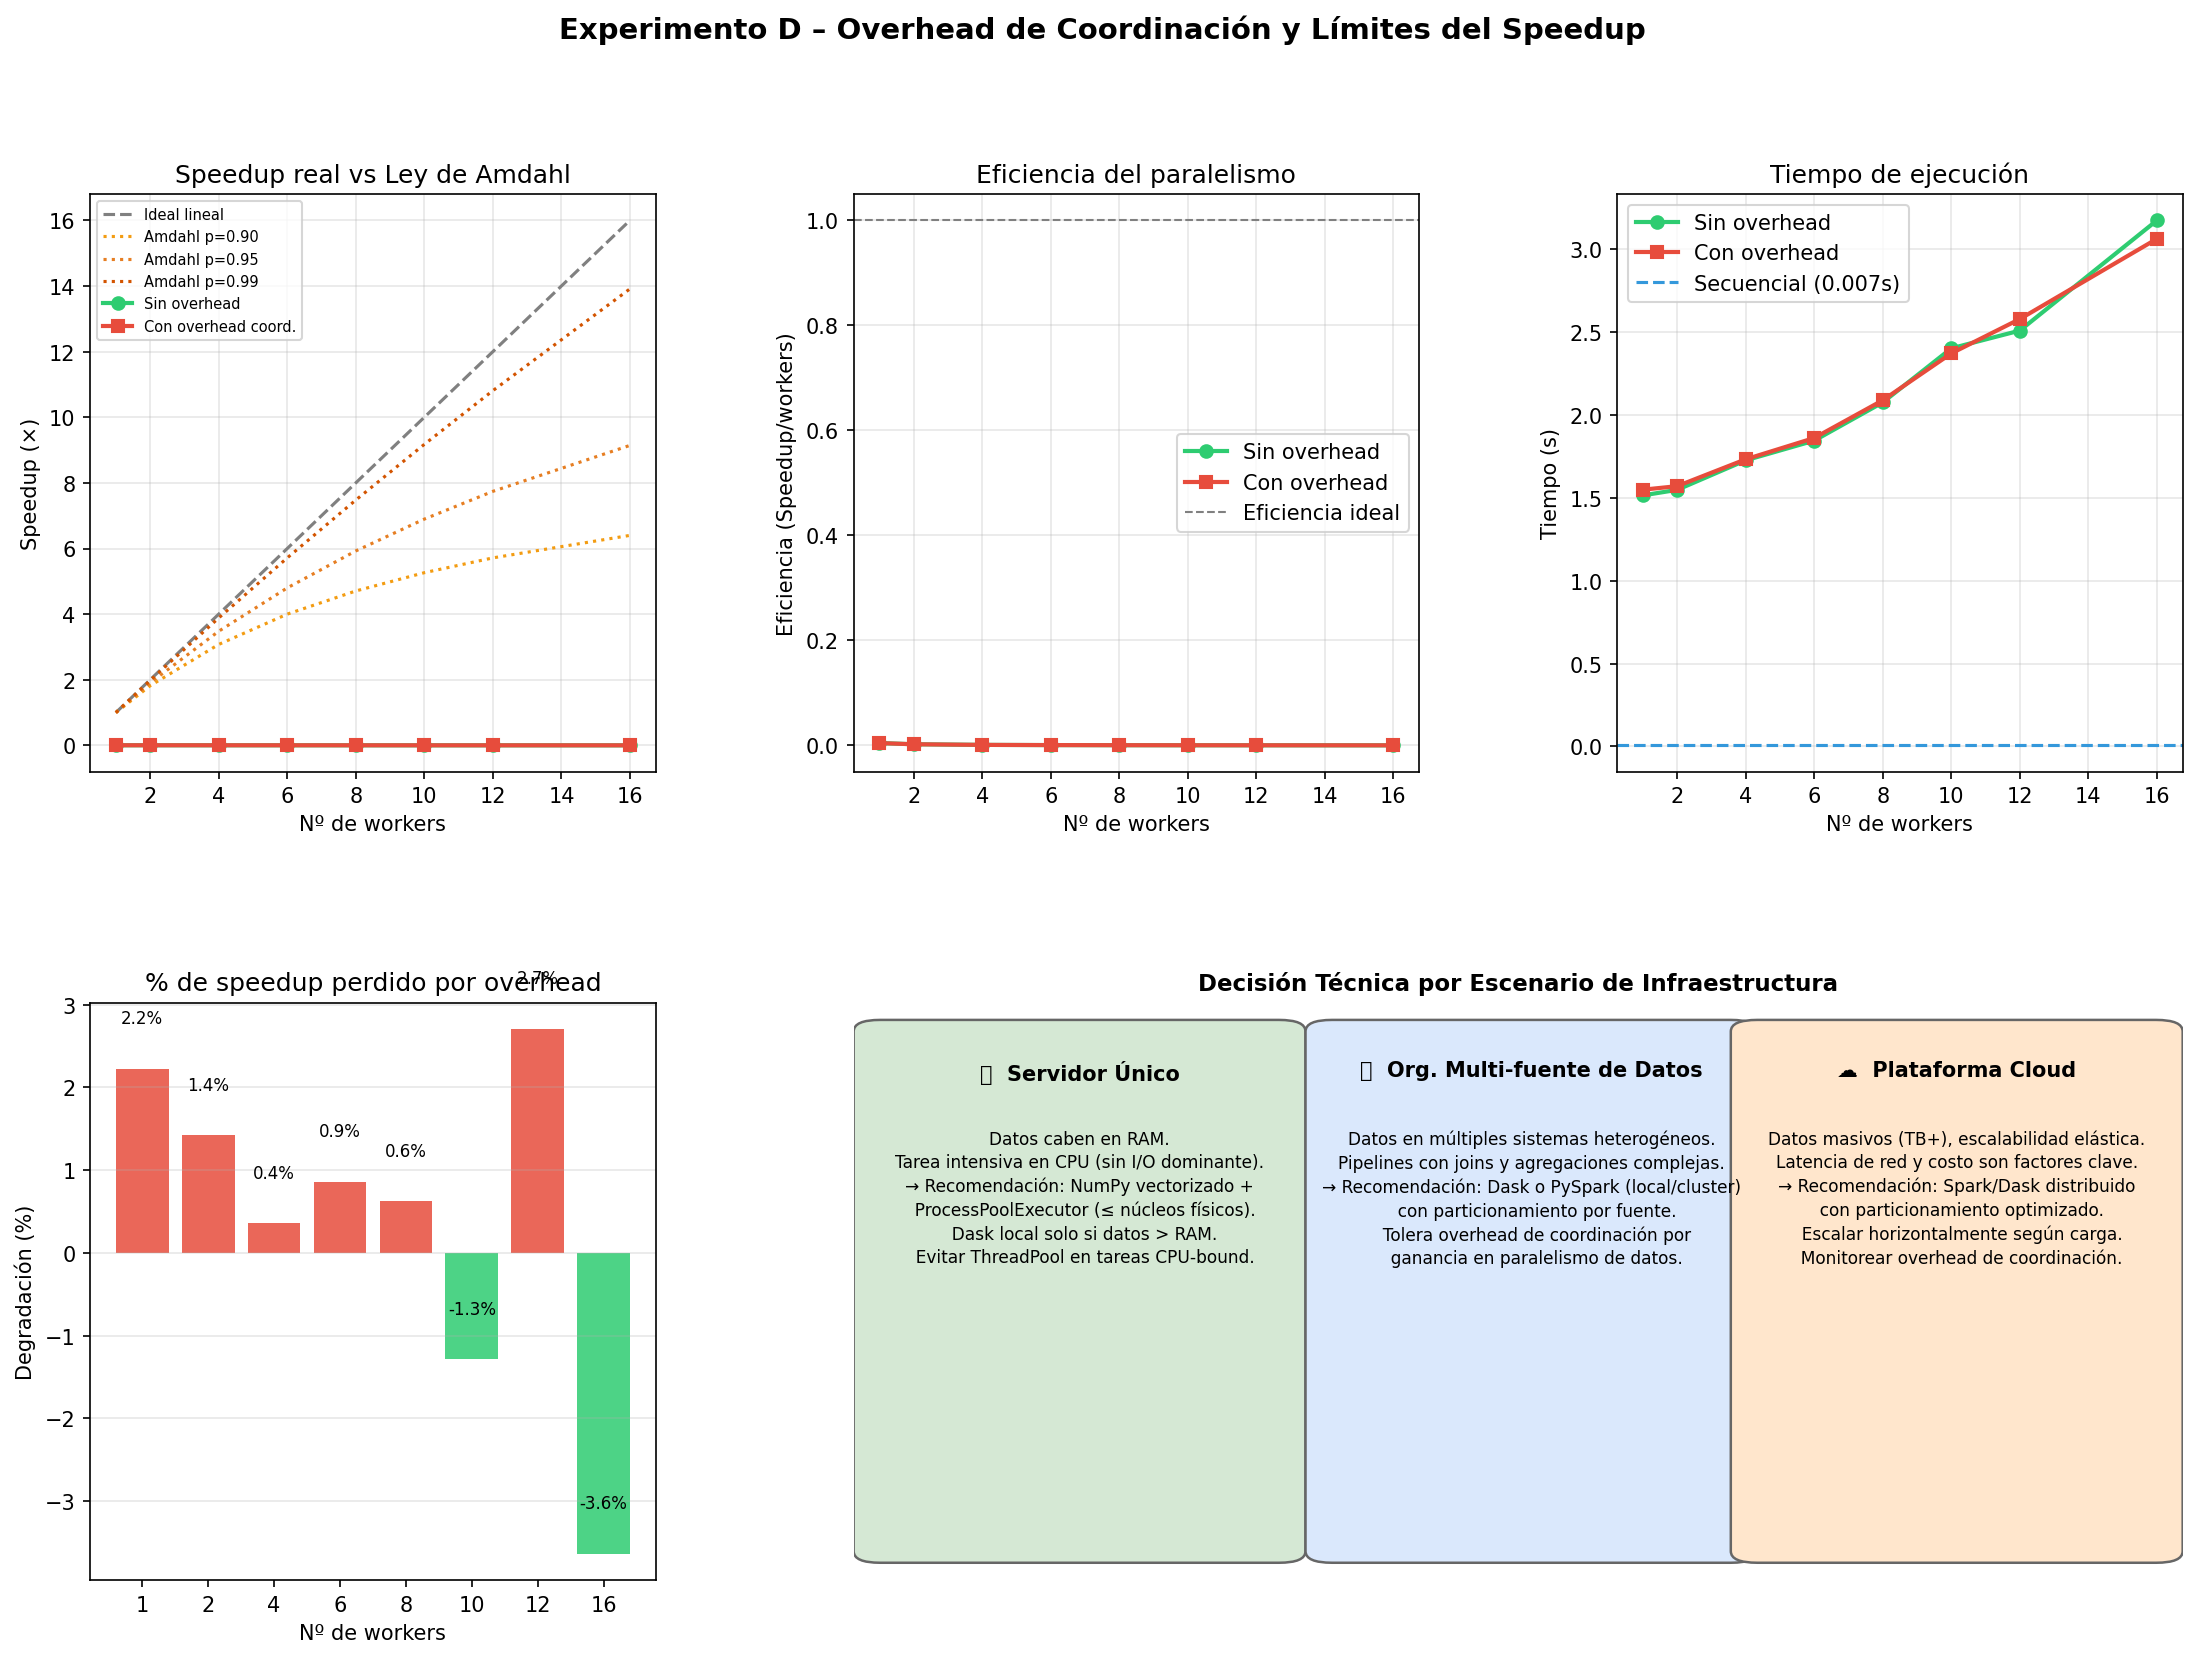

Source code (Python):
import time
import numpy as np
import pandas as pd
import multiprocessing as mp
import matplotlib.pyplot as plt
import matplotlib.patches as mpatches
import warnings
warnings.filterwarnings("ignore")



N_REPETICIONES = 3
WORKERS_RANGE   = [1, 2, 4, 6, 8, 10, 12, 16]
TAMANIO_DATOS   = 1_000_000   # elementos por experimento




def tarea_cpu_pura(args):
    """Tarea CPU-bound: cálculo intensivo sin overhead de comunicación."""
    bloque, _ = args
    arr = np.array(bloque, dtype=np.float64)
    resultado = np.sum(np.sqrt(np.abs(arr)) + arr ** 2)
    return resultado


def tarea_con_overhead(args):
   
    bloque, overhead_factor = args
    # Simular serialización/deserialización
    arr = np.array(bloque, dtype=np.float64)
    time.sleep(overhead_factor * len(arr) * 1e-8)   # overhead de coordinación
    resultado = np.sum(np.sqrt(np.abs(arr)) + arr ** 2)
    time.sleep(overhead_factor * len(arr) * 5e-9)   # overhead de resultado
    return resultado




def ejecutar_pipeline(datos, n_workers, overhead_factor=0.0):
    bloques = np.array_split(datos, n_workers)
    args = [(b.tolist(), overhead_factor) for b in bloques]

    if overhead_factor == 0.0:
        fn = tarea_cpu_pura
    else:
        fn = tarea_con_overhead

    with mp.Pool(processes=n_workers) as pool:
        resultados = pool.map(fn, args)
    return sum(resultados)


def tiempo_secuencial_base(datos):
    
    arr = np.asarray(datos, dtype=np.float64)
    return np.sum(np.sqrt(np.abs(arr)) + arr ** 2)


def medir(fn, *args, n=N_REPETICIONES):
    tiempos = []
    for _ in range(n):
        t0 = time.perf_counter()
        fn(*args)
        tiempos.append(time.perf_counter() - t0)
    return np.mean(tiempos), np.std(tiempos)




def speedup_amdahl(p_paralelo, n_workers):
    """S(n) = 1 / ((1 - p) + p/n)"""
    return [1 / ((1 - p_paralelo) + p_paralelo / n) for n in n_workers]




def ejecutar_experimento_D():
    print("=" * 60)
    print("EXPERIMENTO D: Overhead de Coordinación y Decisión Técnica")
    print(f"  Datos: {TAMANIO_DATOS:,}  |  Workers: {WORKERS_RANGE}")
    print("=" * 60)

    datos = np.random.randn(TAMANIO_DATOS)

    # Tiempo secuencial de referencia
    m_sec, s_sec = medir(tiempo_secuencial_base, datos)
    print(f"\n  Secuencial (referencia): {m_sec:.4f}s ± {s_sec:.4f}s")

    resultados = {
        "sin_overhead": {"workers": [], "speedup": [], "eficiencia": [], "tiempo": []},
        "con_overhead": {"workers": [], "speedup": [], "eficiencia": [], "tiempo": []},
    }

    print(f"\n{'Workers':>8}  {'Sin OH (t)':>12}  {'Speedup':>8}  {'Con OH (t)':>12}  {'Speedup':>8}")
    print("-" * 60)

    for nw in WORKERS_RANGE:
        # Sin overhead adicional
        m_s, _ = medir(ejecutar_pipeline, datos, nw, 0.0)
        sp_s = m_sec / m_s
        ef_s = sp_s / nw
        resultados["sin_overhead"]["workers"].append(nw)
        resultados["sin_overhead"]["speedup"].append(sp_s)
        resultados["sin_overhead"]["eficiencia"].append(ef_s)
        resultados["sin_overhead"]["tiempo"].append(m_s)

        # Con overhead de coordinación
        m_o, _ = medir(ejecutar_pipeline, datos, nw, 1.5)
        sp_o = m_sec / m_o
        ef_o = sp_o / nw
        resultados["con_overhead"]["workers"].append(nw)
        resultados["con_overhead"]["speedup"].append(sp_o)
        resultados["con_overhead"]["eficiencia"].append(ef_o)
        resultados["con_overhead"]["tiempo"].append(m_o)

        print(f"  {nw:6d}  {m_s:12.4f}  {sp_s:8.2f}×  {m_o:12.4f}  {sp_o:8.2f}×")

    return resultados, m_sec, datos




def graficar_D(resultados, m_sec):
    fig = plt.figure(figsize=(18, 12))
    fig.suptitle("Experimento D – Overhead de Coordinación y Límites del Speedup",
                 fontsize=14, fontweight='bold')

    gs = fig.add_gridspec(2, 3, hspace=0.4, wspace=0.35)

    workers = WORKERS_RANGE
    ideal_speedup = workers

    sp_sin = resultados["sin_overhead"]["speedup"]
    sp_con = resultados["con_overhead"]["speedup"]
    ef_sin = resultados["sin_overhead"]["eficiencia"]
    ef_con = resultados["con_overhead"]["eficiencia"]
    t_sin  = resultados["sin_overhead"]["tiempo"]
    t_con  = resultados["con_overhead"]["tiempo"]

    # Proyecciones Amdahl para distintas fracciones paralelas
    amdahl_90 = speedup_amdahl(0.90, workers)
    amdahl_95 = speedup_amdahl(0.95, workers)
    amdahl_99 = speedup_amdahl(0.99, workers)

    # ── Gráfico 1: Speedup real vs Ley de Amdahl ──
    ax1 = fig.add_subplot(gs[0, 0])
    ax1.plot(workers, ideal_speedup, '--', color='gray', label='Ideal lineal', linewidth=1.5)
    ax1.plot(workers, amdahl_90, ':', color='#f39c12', label='Amdahl p=0.90', linewidth=1.5)
    ax1.plot(workers, amdahl_95, ':', color='#e67e22', label='Amdahl p=0.95', linewidth=1.5)
    ax1.plot(workers, amdahl_99, ':', color='#d35400', label='Amdahl p=0.99', linewidth=1.5)
    ax1.plot(workers, sp_sin, 'o-', color='#2ecc71', label='Sin overhead', linewidth=2)
    ax1.plot(workers, sp_con, 's-', color='#e74c3c', label='Con overhead coord.', linewidth=2)
    ax1.set_xlabel("Nº de workers"); ax1.set_ylabel("Speedup (×)")
    ax1.set_title("Speedup real vs Ley de Amdahl"); ax1.legend(fontsize=7); ax1.grid(alpha=0.3)

    # ── Gráfico 2: Eficiencia ──
    ax2 = fig.add_subplot(gs[0, 1])
    ax2.plot(workers, ef_sin, 'o-', color='#2ecc71', label='Sin overhead', linewidth=2)
    ax2.plot(workers, ef_con, 's-', color='#e74c3c', label='Con overhead', linewidth=2)
    ax2.axhline(1.0, color='gray', linestyle='--', linewidth=1, label='Eficiencia ideal')
    ax2.set_xlabel("Nº de workers"); ax2.set_ylabel("Eficiencia (Speedup/workers)")
    ax2.set_title("Eficiencia del paralelismo"); ax2.legend(); ax2.grid(alpha=0.3)

    # ── Gráfico 3: Tiempos absolutos ──
    ax3 = fig.add_subplot(gs[0, 2])
    ax3.plot(workers, t_sin, 'o-', color='#2ecc71', label='Sin overhead', linewidth=2)
    ax3.plot(workers, t_con, 's-', color='#e74c3c', label='Con overhead', linewidth=2)
    ax3.axhline(m_sec, color='#3498db', linestyle='--', linewidth=1.5, label=f'Secuencial ({m_sec:.3f}s)')
    ax3.set_xlabel("Nº de workers"); ax3.set_ylabel("Tiempo (s)")
    ax3.set_title("Tiempo de ejecución"); ax3.legend(); ax3.grid(alpha=0.3)

    # ── Gráfico 4: Degradación del speedup (%) ──
    ax4 = fig.add_subplot(gs[1, 0])
    degradacion = [(sp_sin[i] - sp_con[i]) / sp_sin[i] * 100 for i in range(len(workers))]
    colores_deg = ['#e74c3c' if d > 0 else '#2ecc71' for d in degradacion]
    ax4.bar([str(w) for w in workers], degradacion, color=colores_deg, alpha=0.85)
    ax4.set_xlabel("Nº de workers"); ax4.set_ylabel("Degradación (%)")
    ax4.set_title("% de speedup perdido por overhead")
    ax4.grid(alpha=0.3, axis='y')
    for i, d in enumerate(degradacion):
        ax4.text(i, d + 0.5, f"{d:.1f}%", ha='center', va='bottom', fontsize=8)

    # ── Gráfico 5: Recomendación técnica por escenario ──
    ax5 = fig.add_subplot(gs[1, 1:])
    ax5.axis('off')

    escenarios = [
        {
            "nombre": "🖥️  Servidor Único",
            "descripcion": (
                "Datos caben en RAM.\n"
                "Tarea intensiva en CPU (sin I/O dominante).\n"
                "→ Recomendación: NumPy vectorizado +\n"
                "  ProcessPoolExecutor (≤ núcleos físicos).\n"
                "  Dask local solo si datos > RAM.\n"
                "  Evitar ThreadPool en tareas CPU-bound."
            ),
            "color": "#d5e8d4"
        },
        {
            "nombre": "🏢  Org. Multi-fuente de Datos",
            "descripcion": (
                "Datos en múltiples sistemas heterogéneos.\n"
                "Pipelines con joins y agregaciones complejas.\n"
                "→ Recomendación: Dask o PySpark (local/cluster)\n"
                "  con particionamiento por fuente.\n"
                "  Tolera overhead de coordinación por\n"
                "  ganancia en paralelismo de datos."
            ),
            "color": "#dae8fc"
        },
        {
            "nombre": "☁️  Plataforma Cloud",
            "descripcion": (
                "Datos masivos (TB+), escalabilidad elástica.\n"
                "Latencia de red y costo son factores clave.\n"
                "→ Recomendación: Spark/Dask distribuido\n"
                "  con particionamiento optimizado.\n"
                "  Escalar horizontalmente según carga.\n"
                "  Monitorear overhead de coordinación."
            ),
            "color": "#ffe6cc"
        }
    ]

    x_pos = [0.02, 0.36, 0.68]
    for i, (esc, xp) in enumerate(zip(escenarios, x_pos)):
        rect = mpatches.FancyBboxPatch((xp, 0.05), 0.3, 0.9,
                                       boxstyle="round,pad=0.02",
                                       facecolor=esc["color"],
                                       edgecolor='#666',
                                       linewidth=1.2,
                                       transform=ax5.transAxes)
        ax5.add_patch(rect)
        ax5.text(xp + 0.15, 0.90, esc["nombre"],
                 ha='center', va='top', fontsize=10, fontweight='bold',
                 transform=ax5.transAxes)
        ax5.text(xp + 0.15, 0.78, esc["descripcion"],
                 ha='center', va='top', fontsize=8.2,
                 transform=ax5.transAxes, linespacing=1.4)

    ax5.set_title("Decisión Técnica por Escenario de Infraestructura",
                  fontsize=11, fontweight='bold')

    plt.savefig("/mnt/user-data/outputs/experimento_D.png", dpi=150, bbox_inches='tight')
    plt.close()
    print("\n[✓] Gráfico guardado: experimento_D.png")




def tabla_resumen_D(resultados, m_sec):
    filas = []
    for nw, sp_s, ef_s, t_s, sp_o, ef_o, t_o in zip(
        WORKERS_RANGE,
        resultados["sin_overhead"]["speedup"],
        resultados["sin_overhead"]["eficiencia"],
        resultados["sin_overhead"]["tiempo"],
        resultados["con_overhead"]["speedup"],
        resultados["con_overhead"]["eficiencia"],
        resultados["con_overhead"]["tiempo"],
    ):
        filas.append({
            "Workers": nw,
            "t_sin_OH (s)": round(t_s, 4),
            "Speedup sin OH": round(sp_s, 3),
            "Efic. sin OH": round(ef_s, 3),
            "t_con_OH (s)": round(t_o, 4),
            "Speedup con OH": round(sp_o, 3),
            "Efic. con OH": round(ef_o, 3),
        })
    df = pd.DataFrame(filas)
    print("\n[Tabla resumen Experimento D]")
    print(df.to_string(index=False))
    return df


if __name__ == "__main__":
    resultados, m_sec, datos = ejecutar_experimento_D()
    tabla_resumen_D(resultados, m_sec)
    graficar_D(resultados, m_sec)
